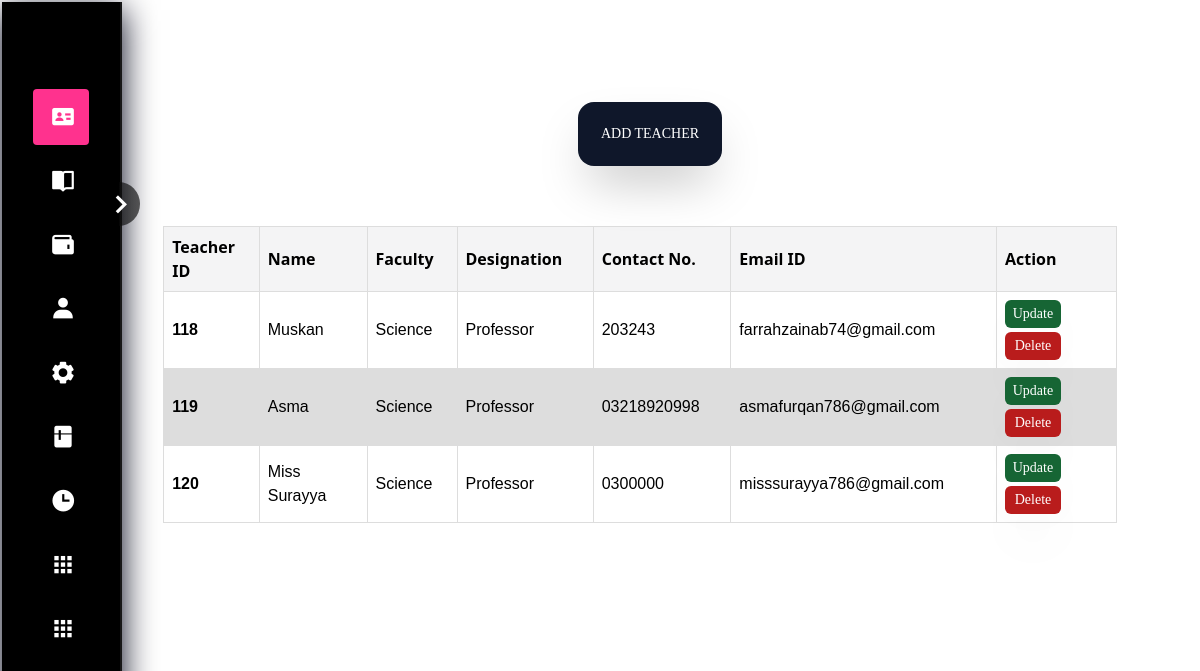
The page /addteacher.php on the database its author committed.
### tables this page shows
CREATE TABLE `teacher` (
  `T_ID` int(11) NOT NULL,
  `name` varchar(200) NOT NULL,
  `faculty` varchar(200) NOT NULL,
  `designation` varchar(200) NOT NULL,
  `mobile` varchar(200) NOT NULL,
  `email` varchar(200) NOT NULL
);

### addteacher.php (the view, shortened to what this page needs)
<!DOCTYPE html>
<head>
    <script src="https://cdn.tailwindcss.com"></script>
    <link rel="stylesheet" href="./dist/output.css">
    <link href="css/style.css" rel="stylesheet"/>
</head>
<body>
<center>
<div  style="margin:-650px 0px 0px 100px;
">
    <button id="teachermanual" class="bg-slate-900 text-white rounded-2xl shadow-2xl text-sm font-serif w-36 h-16"><a  target="_blank" href="addteacherform.php ">ADD TEACHER </a></button>
</div>
<div>
    <br>
    <table id=teacherstable style="margin-left: 80px"><br>
        <tr>
            <th width="10" class="font-sans bg-zinc-100">Teacher ID</th>
            <th width=90 class="font-sans bg-zinc-100">Name</th>
            <th width=50 class="font-sans bg-zinc-100">Faculty </th>
            <th width="60" class="font-sans bg-zinc-100">Designation</th>
            <th width="30" class="font-sans bg-zinc-100">Contact No.</th>
            <th width="10" class="font-sans bg-zinc-100">Email ID</th>
            <th width="100" class="font-sans bg-zinc-100">Action</th>
        </tr>
        <tbody>
        <?php
        include 'connect.php';
        $sql ="SELECT * FROM `teacher`";
        $result = mysqli_query($con, $sql);
        if ($result) {
          while ($row = mysqli_fetch_assoc($result)) {
            $id = $row['T_ID'];
            $name = $row['name'];
            $faculty = $row['faculty'];
            $designation = $row['designation'];
            $mobile = $row['mobile'];
            $email = $row['email'];
            echo '<tr>
        <th >' . $id . '</th>
        <td>' . $name . '</td>
        <td>' . $faculty . '</td>
        <td>' . $designation . '</td>
        <td>' . $mobile . '</td>
        <td>' . $email . '</td>
        <td>
<button class="bg-green-800 text-white rounded-md shadow-2xl text-sm font-serif w-14 h-7" ><a href="updateteacher.php?updateid='. $id .'">Update</a></button>
<button class="bg-red-700 text-white rounded-md shadow-2xl text-sm font-serif w-14 h-7 mt-1"> <a  href="deleteteacher.php?deleteid=' . $id . '">Delete</a></button>
</td>
      </tr>';
          }
        }
        ?>
        </tbody>
    </table>
</div>
</body>
</html>

### style.css (style rules this page uses)
* { margin: 0; padding: 1px; border: 0; outline: 0; list-style: none; box-sizing: border-box; }
body { height: 100%; background-image:url(../images/White_full.png); font-family: system-ui, -apple-system, BlinkMacSystemFont, 'Segoe UI', Roboto, Oxygen, Ubuntu, Cantarell, 'Open Sans', 'Helvetica Neue', sans-serif; }
.sidebar { width: 120px; backdrop-filter: blur(6px); -webkit-backdrop-filter: blur(6px); background: black; box-shadow: 0 8px 32px rgb(2, 4, 24); border-right: 2px solid rgba(255, 255, 255, .09); transition: .4s ease-in-out; }
.sidebar nav { padding: 0 30px; }
.sidebar nav .nav-item { cursor: pointer; display: flex; align-items: center; justify-content: flex-start; border-radius: 4px; width: 100%; height: 56px; padding: 0 16px; margin: 8px 0; color: #fff; transition: .3s; }
.sidebar nav .nav-item.active { background: #ff328e !important; }
.sidebar nav .nav-item i { font-size: 26px; }
.sidebar .toggle { cursor: pointer; position: absolute; color: #fff; top: 180px; right: -20px; font-size: 38px; line-height: 50%; text-align: center; border-radius: 50%; padding: 2px 0 2px 2px; background: linear-gradient( 90deg, transparent 50%, rgba(10, 10, 10, .65) 50% ); }
.sidebar .toggle i { transition: .4s linear; }
a:link { text-decoration: none; color: white; }

### addteacher.php (style rules this page uses)
table { margin-top: 10px; font-family: arial, sans-serif; border-collapse: collapse; margin-left: 30px; width: 80%; }
td, th { border: 1px solid #dddddd; text-align: left; padding: 8px; }
tr:nth-child(even) { background-color: #dddddd; }

### rows shown on the page
teacher: T_ID "118", name "Muskan", faculty "Science", designation "Professor", mobile "203243", email "farrahzainab74@gmail.com"
teacher: T_ID "119", name "Asma", faculty "Science", designation "Professor", mobile "03218920998", email "asmafurqan786@gmail.com"
teacher: T_ID "120", name "Miss Surayya", faculty "Science", designation "Professor", mobile "0300000", email "misssurayya786@gmail.com"
